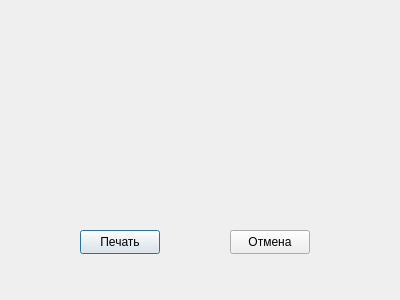
<?xml version="1.0" encoding="UTF-8"?>
<ui version="4.0">
 <class>CardWindow</class>
 <widget class="QDialog" name="CardWindow">
  <property name="geometry">
   <rect>
    <x>0</x>
    <y>0</y>
    <width>400</width>
    <height>300</height>
   </rect>
  </property>
  <property name="windowTitle">
   <string>Dialog</string>
  </property>
  <widget class="QPushButton" name="printButton">
   <property name="geometry">
    <rect>
     <x>80</x>
     <y>230</y>
     <width>80</width>
     <height>24</height>
    </rect>
   </property>
   <property name="text">
    <string>Печать</string>
   </property>
  </widget>
  <widget class="QPushButton" name="cancelButton_2">
   <property name="geometry">
    <rect>
     <x>230</x>
     <y>230</y>
     <width>80</width>
     <height>24</height>
    </rect>
   </property>
   <property name="text">
    <string>Отмена</string>
   </property>
  </widget>
  <widget class="QLabel" name="label">
   <property name="geometry">
    <rect>
     <x>60</x>
     <y>70</y>
     <width>121</width>
     <height>121</height>
    </rect>
   </property>
   <property name="styleSheet">
    <string notr="true"/>
   </property>
   <property name="text">
    <string/>
   </property>
   <property name="pixmap">
    <pixmap resource="dog.qrc">:/e83bdb5377507abea04c803cf68794ca.jpg</pixmap>
   </property>
   <property name="scaledContents">
    <bool>true</bool>
   </property>
  </widget>
  <widget class="QLabel" name="labelSurname">
   <property name="geometry">
    <rect>
     <x>240</x>
     <y>80</y>
     <width>121</width>
     <height>16</height>
    </rect>
   </property>
   <property name="text">
    <string/>
   </property>
  </widget>
  <widget class="QLabel" name="labelName">
   <property name="geometry">
    <rect>
     <x>240</x>
     <y>110</y>
     <width>121</width>
     <height>16</height>
    </rect>
   </property>
   <property name="text">
    <string/>
   </property>
  </widget>
  <widget class="QLabel" name="labelPatrnumic">
   <property name="geometry">
    <rect>
     <x>240</x>
     <y>140</y>
     <width>121</width>
     <height>16</height>
    </rect>
   </property>
   <property name="text">
    <string/>
   </property>
  </widget>
  <widget class="QLabel" name="labelDate">
   <property name="geometry">
    <rect>
     <x>240</x>
     <y>170</y>
     <width>121</width>
     <height>16</height>
    </rect>
   </property>
   <property name="text">
    <string/>
   </property>
  </widget>
  <widget class="QLabel" name="labelSecondName">
   <property name="geometry">
    <rect>
     <x>240</x>
     <y>110</y>
     <width>121</width>
     <height>16</height>
    </rect>
   </property>
   <property name="text">
    <string/>
   </property>
  </widget>
 </widget>
 <resources>
  <include location="dog.qrc"/>
 </resources>
 <connections/>
</ui>
